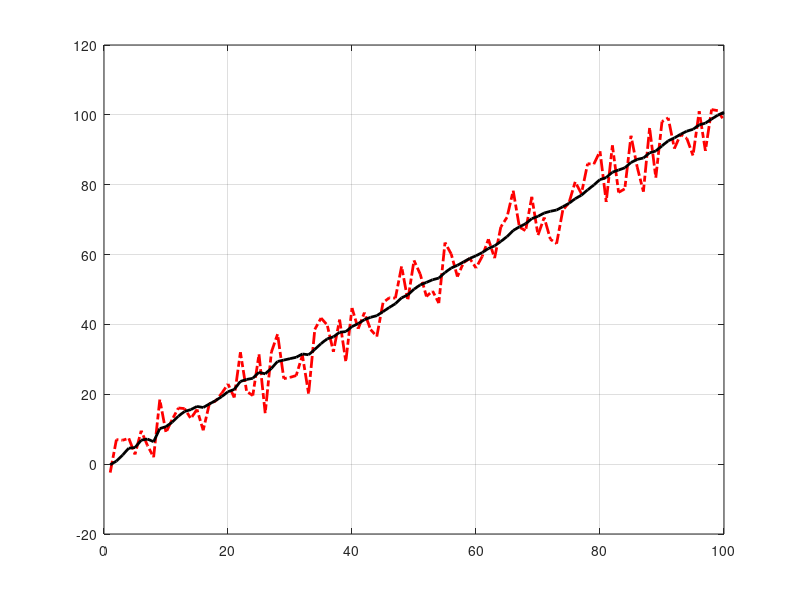

MATLAB code for this plot: (Note: this script raises an error after producing the figure.)
clc;clear;close all;
data = [

-2.4176,-0.1790897723,-0.0895404091
7.0265,0.8789762033,0.3749629472
6.8472,2.6046643516,0.7881371143
7.3883,4.5661436577,1.0714684405
2.7848,4.7456231734,0.8943616522
9.5635,6.8588281255,1.0996141965
5.3768,7.1883232079,0.9870205379
1.9823,6.429184544,0.7613538043
18.4983,10.1845348251,1.1082668089
9.0456,10.735036536,1.0496571698
12.7870,12.0180550185,1.0721049776
16.0824,13.7448634903,1.1302118687
15.9005,15.0864293762,1.1476350054
13.0573,15.6156506968,1.1000118608
15.6567,16.5204523362,1.0858984329
9.6949,16.2217725458,0.9915040946
17.3202,17.2310854943,0.9926534593
18.0526,18.1965483176,0.9909863876
20.3134,19.3585399701,1.0009778985
22.9420,20.7352686793,1.0219605198
19.0881,21.3844915092,1.0020148184
32.0304,23.6814092017,1.0685773187
20.8278,24.2427662924,1.0434746102
19.6394,24.5817968466,1.0098371893
31.4572,26.2985587431,1.0424708824
14.5783,25.8528924972,0.9759329944
32.0982,27.4240434929,1.0017561109
37.2189,29.389248674,1.0423820961
24.4842,29.7987652349,1.016402536
24.8370,30.1966573812,0.9916462595
25.3636,30.601720865,0.9687200978
31.1959,31.5336880906,0.9673154155
20.1378,31.3176858076,0.9230289368
38.5762,32.8327588514,0.9447551345
41.8069,34.5107955575,0.9711741747
39.8614,35.8731860183,0.9850295159
32.1636,36.4476389944,0.970718606
41.3718,37.7571521823,0.9823540501
29.3565,37.9509526482,0.9556403692
44.6959,39.3841167449,0.9716145398
38.7675,40.2270537596,0.9673595948
43.3829,41.3687086846,0.973062211
38.5292,42.0430701186,0.96338315
36.5258,42.5066153805,0.9473275016
46.1994,43.6625477361,0.9539756402
47.6311,44.8423291611,0.9611213372
47.5340,45.9313249554,0.9651426306
56.6276,47.6062721555,0.9873406028
46.8999,48.471582361,0.9835427617
58.3194,50.0863647425,1.003105994
54.4183,51.3239087011,1.010345634
48.0220,52.0337287158,1.0010931103
49.5615,52.7951533688,0.9937325912
46.1139,53.2642321572,0.9776520401
63.4367,54.8649026522,0.9967178001
60.1677,56.1509737142,1.0055625307
53.6996,56.9260502867,0.9985226471
57.6955,57.9094113556,0.9980597586
58.8804,58.9056916164,0.9980054371
56.1629,59.6593699385,0.9905460185
59.4687,60.5732255779,0.9882037502
64.3904,61.7440812549,0.9937855328
58.9816,62.4965936516,0.9864066804
67.8731,63.7636396218,0.9949973386
70.6763,65.1352566966,1.0065381264
78.2743,66.9108043044,1.0301301354
67.8801,67.9370929366,1.030012138
66.8293,68.8325732773,1.0258743948
76.5347,70.2772625621,1.0387731921
65.5699,70.9566027381,1.0276878775
70.6134,71.8987621384,1.0250463695
64.3705,72.3914377704,1.0085810886
63.1208,72.761591054,0.9888078327
72.7200,73.6865252391,0.9868267946
74.8438,74.683899776,0.9871543802
80.8192,75.989144484,0.9970466576
77.4188,77.0128844043,0.9978778688
86.0083,78.5036389017,1.0132450066
85.8860,79.9089871109,1.0254849497
89.5815,81.4663179788,1.0421063181
75.0790,82.0518353531,1.0278211682
91.2596,83.5820229714,1.0435549884
77.7893,84.205978872,1.0304003973
78.8222,84.8428829898,1.0180526557
94.0131,86.3608475215,1.0337533619
85.0618,87.2515957035,1.0292583462
78.0212,87.6520873887,1.0094796411
96.2767,89.1281650247,1.0241674081
82.0149,89.6538105137,1.0084645765
98.0867,91.117065489,1.0227984236
99.1272,92.5678496162,1.0362947712
90.3488,93.40475643,1.0300040555
94.4128,94.4334154266,1.0299615998
93.2672,95.3288606514,1.0257139939
88.3575,95.8647319256,1.010240746
101.0454,97.1304376614,1.018312995
89.7099,97.6317803271,1.0019730456
101.5170,98.8103980009,1.0075576459
101.2009,99.9026907452,1.0102371056
98.3517,100.7559821374,1.0052733285

];

size  = 100;
figure;
plot(1:size, data(:, 1), 'r-.', 'LineWidth', 2); hold on; grid on;
plot(1:size, data(:, 2), 'k', 'LineWidth', 2);
legend('observed position','optimal predicted postion or filtered', 'Location', 'NW');

figure;
plot(data(:, 2), data(:, 3), 'LineWidth', 2); grid on;
title('p-v');
xlabel('p');
ylabel('v');

